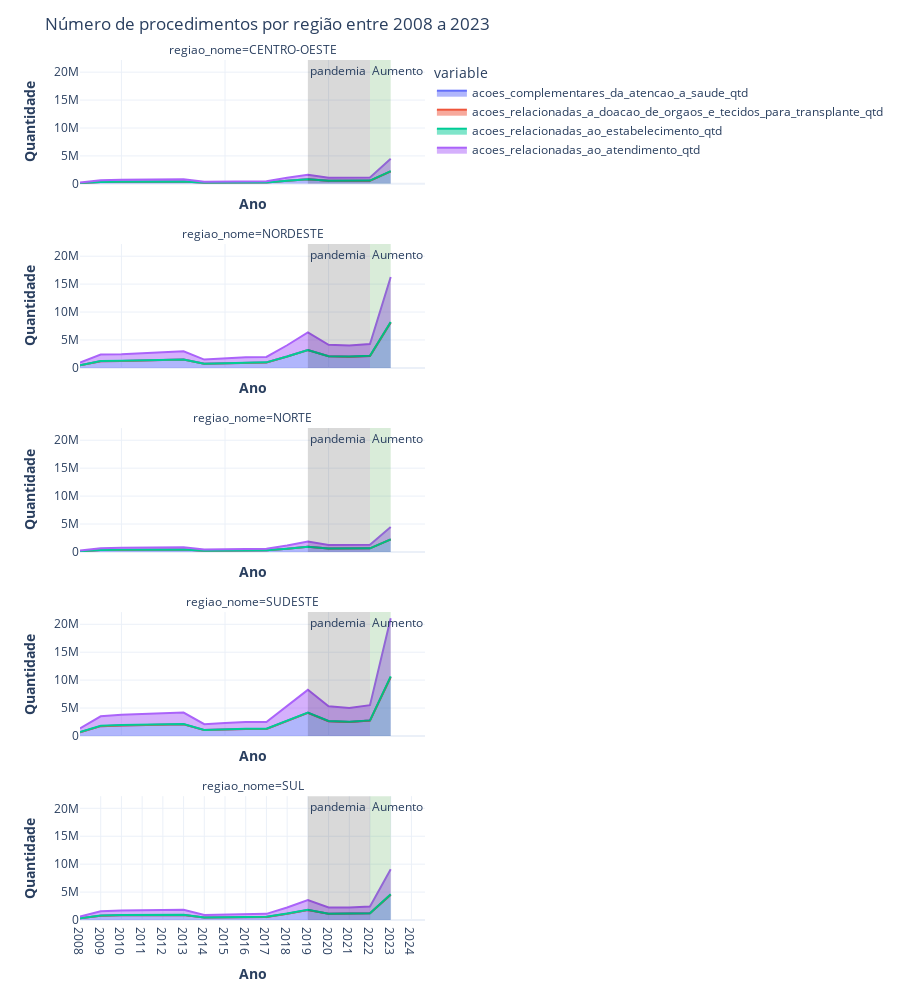

The cell this chart's notebook holds for it:
### Code cell
padrao_cirurgia_qtd = r'regiao_nome|^cirurgia_.*_qtd$|cirurgia.*_qtd$|bucomaxilofacial_qtd$'
padrao_proced_qtd = r'regiao_nome|^procedimentos_.*_qtd$'
padrao_transplante_qtd = r'regiao_nome|^transplante.*_qtd$|pos_transplante.*_qtd$'
padrao_medicamentos_qtd = r'regiao_nome|medicamentos.*_qtd$|medicamentos_.*_qtd'
padrao_proteses_qtd = r'regiao_nome|proteses_.*_qtd$'
padrao_acoes_saude_qtd = r'regiao_nome|^acoes_.*_qtd$'
padrao_consultas_tratamentos_terapias_qtd = r'regiao_nome|^consultas.*_qtd$|^tratamentos_.*_qtd$|^tratamento_.*_qtd$|terapia.*_qtd$'
padrao_parto_nascimento_qtd = r'regiao_nome$|parto_.*_qtd$'
padrao_coleta_diagnostico_qtd = r'regiao_nome|^coleta.*_qtd$|^diagnostico_.*_qtd$'
padrao_qtd = r'regiao_nome|_qtd$'
fig = px.area(df_datasus_agrupado_ano_regiao.filter(regex=padrao_acoes_saude_qtd),
              facet_col_wrap=1,
              color='variable',
              height=1000,
              facet_col="regiao_nome")

fig.add_vrect(x0=2022, x1=2023, col=1, annotation_text="Aumento", annotation_position="top left",
              fillcolor="green", opacity=0.15, line_width=0)

fig.add_vrect(x0=2019, x1=2022, col=1, annotation_text="pandemia", annotation_position="top left",
              fillcolor="black", opacity=0.15, line_width=0)


fig.update_yaxes(title_text='<b>Quantidade')
fig.update_xaxes(title_text='<b>Ano')
fig.update_layout(template='plotly_white', title='Número de procedimentos por região entre 2008 a 2023', xaxis = dict(
        tickmode = 'linear',
        tick0 = 2008,
        dtick = 1
    ))
fig.show()

### Figure 1 — Plotly figure (JSON) as saved in the notebook; plotly's stock layout.template omitted (floating-point values rounded to 4 significant figures)
{"data": [{"fillpattern": {"shape": ""}, "hovertemplate": "variable=acoes_complementares_da_atencao_a_saude_qtd<br>regiao_nome=CENTRO-OESTE<br>ano=%{x}<br>value=%{y}<extra></extra>", "legendgroup": "acoes_complementares_da_atencao_a_saude_qtd", "line": {"color": "#636efa"}, "marker": {"symbol": "circle"}, "mode": "lines", "name": "acoes_complementares_da_atencao_a_saude_qtd", "orientation": "v", "showlegend": true, "stackgroup": "1", "x": [2008, 2009, 2010, 2011, 2012, 2013, 2014, 2015, 2016, 2017, 2018, 2019, 2020, 2021, 2022, 2023], "xaxis": "x5", "y": [118221, 318121, 360769, 368118, 384591, 415591, 196577, 211124, 260677, 239217, 535035, 821661, 544356, 532644, 573013, 2240684], "yaxis": "y5", "type": "scatter"}, {"fillpattern": {"shape": ""}, "hovertemplate": "variable=acoes_complementares_da_atencao_a_saude_qtd<br>regiao_nome=NORDESTE<br>ano=%{x}<br>value=%{y}<extra></extra>", "legendgroup": "acoes_complementares_da_atencao_a_saude_qtd", "line": {"color": "#636efa"}, "marker": {"symbol": "circle"}, "mode": "lines", "name": "acoes_complementares_da_atencao_a_saude_qtd", "orientation": "v", "showlegend": false, "stackgroup": "1", "x": [2008, 2009, 2010, 2011, 2012, 2013, 2014, 2015, 2016, 2017, 2018, 2019, 2020, 2021, 2022, 2023], "xaxis": "x4", "y": [474094, 1196743, 1230105, 1314388, 1343225, 1479978, 741948, 842067, 954945, 980107, 2025998, 3183472, 2069699, 2001898, 2140707, 8141240], "yaxis": "y4", "type": "scatter"}, {"fillpattern": {"shape": ""}, "hovertemplate": "variable=acoes_complementares_da_atencao_a_saude_qtd<br>regiao_nome=NORTE<br>ano=%{x}<br>value=%{y}<extra></extra>", "legendgroup": "acoes_complementares_da_atencao_a_saude_qtd", "line": {"color": "#636efa"}, "marker": {"symbol": "circle"}, "mode": "lines", "name": "acoes_complementares_da_atencao_a_saude_qtd", "orientation": "v", "showlegend": false, "stackgroup": "1", "x": [2008, 2009, 2010, 2011, 2012, 2013, 2014, 2015, 2016, 2017, 2018, 2019, 2020, 2021, 2022, 2023], "xaxis": "x3", "y": [118953, 331454, 363172, 384001, 386282, 417083, 213017, 247272, 271399, 290462, 571297, 935480, 629781, 602654, 636901, 2238466], "yaxis": "y3", "type": "scatter"}, {"fillpattern": {"shape": ""}, "hovertemplate": "variable=acoes_complementares_da_atencao_a_saude_qtd<br>regiao_nome=SUDESTE<br>ano=%{x}<br>value=%{y}<extra></extra>", "legendgroup": "acoes_complementares_da_atencao_a_saude_qtd", "line": {"color": "#636efa"}, "marker": {"symbol": "circle"}, "mode": "lines", "name": "acoes_complementares_da_atencao_a_saude_qtd", "orientation": "v", "showlegend": false, "stackgroup": "1", "x": [2008, 2009, 2010, 2011, 2012, 2013, 2014, 2015, 2016, 2017, 2018, 2019, 2020, 2021, 2022, 2023], "xaxis": "x2", "y": [676294, 1757785, 1891664, 1989080, 2025386, 2095566, 1049416, 1166512, 1248827, 1254662, 2691438, 4127520, 2650173, 2501083, 2750707, 10529188], "yaxis": "y2", "type": "scatter"}, {"fillpattern": {"shape": ""}, "hovertemplate": "variable=acoes_complementares_da_atencao_a_saude_qtd<br>regiao_nome=SUL<br>ano=%{x}<br>value=%{y}<extra></extra>", "legendgroup": "acoes_complementares_da_atencao_a_saude_qtd", "line": {"color": "#636efa"}, "marker": {"symbol": "circle"}, "mode": "lines", "name": "acoes_complementares_da_atencao_a_saude_qtd", "orientation": "v", "showlegend": false, "stackgroup": "1", "x": [2008, 2009, 2010, 2011, 2012, 2013, 2014, 2015, 2016, 2017, 2018, 2019, 2020, 2021, 2022, 2023], "xaxis": "x", "y": [311434, 777751, 849909, 855801, 890336, 907902, 452453, 491117, 549136, 549046, 1120649, 1786455, 1120402, 1116959, 1208509, 4536248], "yaxis": "y", "type": "scatter"}, {"fillpattern": {"shape": ""}, "hovertemplate": "variable=acoes_relacionadas_a_doacao_de_orgaos_e_tecidos_para_transplante_qtd<br>regiao_nome=CENTRO-OESTE<br>ano=%{x}<br>value=%{y}<extra></extra>", "legendgroup": "acoes_relacionadas_a_doacao_de_orgaos_e_tecidos_para_transplante_qtd", "line": {"color": "#EF553B"}, "marker": {"symbol": "circle"}, "mode": "lines", "name": "acoes_relacionadas_a_doacao_de_orgaos_e_tecidos_para_transplante_qtd", "orientation": "v", "showlegend": true, "stackgroup": "1", "x": [2008, 2009, 2010, 2011, 2012, 2013, 2014, 2015, 2016, 2017, 2018, 2019, 2020, 2021, 2022, 2023], "xaxis": "x5", "y": [133, 108, 49, 79, 143, 124, 27, 69, 52, 47, 225, 412, 243, 209, 306, 824], "yaxis": "y5", "type": "scatter"}, {"fillpattern": {"shape": ""}, "hovertemplate": "variable=acoes_relacionadas_a_doacao_de_orgaos_e_tecidos_para_transplante_qtd<br>regiao_nome=NORDESTE<br>ano=%{x}<br>value=%{y}<extra></extra>", "legendgroup": "acoes_relacionadas_a_doacao_de_orgaos_e_tecidos_para_transplante_qtd", "line": {"color": "#EF553B"}, "marker": {"symbol": "circle"}, "mode": "lines", "name": "acoes_relacionadas_a_doacao_de_orgaos_e_tecidos_para_transplante_qtd", "orientation": "v", "showlegend": false, "stackgroup": "1", "x": [2008, 2009, 2010, 2011, 2012, 2013, 2014, 2015, 2016, 2017, 2018, 2019, 2020, 2021, 2022, 2023], "xaxis": "x4", "y": [99, 272, 345, 397, 541, 667, 248, 318, 403, 442, 790, 1319, 805, 543, 989, 3793], "yaxis": "y4", "type": "scatter"}, {"fillpattern": {"shape": ""}, "hovertemplate": "variable=acoes_relacionadas_a_doacao_de_orgaos_e_tecidos_para_transplante_qtd<br>regiao_nome=NORTE<br>ano=%{x}<br>value=%{y}<extra></extra>", "legendgroup": "acoes_relacionadas_a_doacao_de_orgaos_e_tecidos_para_transplante_qtd", "line": {"color": "#EF553B"}, "marker": {"symbol": "circle"}, "mode": "lines", "name": "acoes_relacionadas_a_doacao_de_orgaos_e_tecidos_para_transplante_qtd", "orientation": "v", "showlegend": false, "stackgroup": "1", "x": [2008, 2009, 2010, 2011, 2012, 2013, 2014, 2015, 2016, 2017, 2018, 2019, 2020, 2021, 2022, 2023], "xaxis": "x3", "y": [1, 19, 11, 8, 32, 30, 24, 19, 83, 19, 109, 181, 222, 92, 188, 520], "yaxis": "y3", "type": "scatter"}, {"fillpattern": {"shape": ""}, "hovertemplate": "variable=acoes_relacionadas_a_doacao_de_orgaos_e_tecidos_para_transplante_qtd<br>regiao_nome=SUDESTE<br>ano=%{x}<br>value=%{y}<extra></extra>", "legendgroup": "acoes_relacionadas_a_doacao_de_orgaos_e_tecidos_para_transplante_qtd", "line": {"color": "#EF553B"}, "marker": {"symbol": "circle"}, "mode": "lines", "name": "acoes_relacionadas_a_doacao_de_orgaos_e_tecidos_para_transplante_qtd", "orientation": "v", "showlegend": false, "stackgroup": "1", "x": [2008, 2009, 2010, 2011, 2012, 2013, 2014, 2015, 2016, 2017, 2018, 2019, 2020, 2021, 2022, 2023], "xaxis": "x2", "y": [942, 1594, 1781, 1754, 1634, 1808, 807, 1032, 1058, 1127, 2315, 4007, 2584, 2043, 2397, 8782], "yaxis": "y2", "type": "scatter"}, {"fillpattern": {"shape": ""}, "hovertemplate": "variable=acoes_relacionadas_a_doacao_de_orgaos_e_tecidos_para_transplante_qtd<br>regiao_nome=SUL<br>ano=%{x}<br>value=%{y}<extra></extra>", "legendgroup": "acoes_relacionadas_a_doacao_de_orgaos_e_tecidos_para_transplante_qtd", "line": {"color": "#EF553B"}, "marker": {"symbol": "circle"}, "mode": "lines", "name": "acoes_relacionadas_a_doacao_de_orgaos_e_tecidos_para_transplante_qtd", "orientation": "v", "showlegend": false, "stackgroup": "1", "x": [2008, 2009, 2010, 2011, 2012, 2013, 2014, 2015, 2016, 2017, 2018, 2019, 2020, 2021, 2022, 2023], "xaxis": "x", "y": [390, 736, 781, 982, 1092, 1352, 485, 438, 791, 851, 1705, 2461, 1847, 1095, 1367, 5636], "yaxis": "y", "type": "scatter"}, {"fillpattern": {"shape": ""}, "hovertemplate": "variable=acoes_relacionadas_ao_estabelecimento_qtd<br>regiao_nome=CENTRO-OESTE<br>ano=%{x}<br>value=%{y}<extra></extra>", "legendgroup": "acoes_relacionadas_ao_estabelecimento_qtd", "line": {"color": "#00cc96"}, "marker": {"symbol": "circle"}, "mode": "lines", "name": "acoes_relacionadas_ao_estabelecimento_qtd", "orientation": "v", "showlegend": true, "stackgroup": "1", "x": [2008, 2009, 2010, 2011, 2012, 2013, 2014, 2015, 2016, 2017, 2018, 2019, 2020, 2021, 2022, 2023], "xaxis": "x5", "y": [5508, 11874, 11627, 11608, 10065, 9925, 3949, 4318, 4053, 4689, 8808, 8857, 6435, 6034, 6923, 25484], "yaxis": "y5", "type": "scatter"}, {"fillpattern": {"shape": ""}, "hovertemplate": "variable=acoes_relacionadas_ao_estabelecimento_qtd<br>regiao_nome=NORDESTE<br>ano=%{x}<br>value=%{y}<extra></extra>", "legendgroup": "acoes_relacionadas_ao_estabelecimento_qtd", "line": {"color": "#00cc96"}, "marker": {"symbol": "circle"}, "mode": "lines", "name": "acoes_relacionadas_ao_estabelecimento_qtd", "orientation": "v", "showlegend": false, "stackgroup": "1", "x": [2008, 2009, 2010, 2011, 2012, 2013, 2014, 2015, 2016, 2017, 2018, 2019, 2020, 2021, 2022, 2023], "xaxis": "x4", "y": [14411, 28955, 30692, 30397, 28363, 23021, 7262, 6437, 7708, 8002, 18346, 18693, 11195, 13131, 12563, 57939], "yaxis": "y4", "type": "scatter"}, {"fillpattern": {"shape": ""}, "hovertemplate": "variable=acoes_relacionadas_ao_estabelecimento_qtd<br>regiao_nome=NORTE<br>ano=%{x}<br>value=%{y}<extra></extra>", "legendgroup": "acoes_relacionadas_ao_estabelecimento_qtd", "line": {"color": "#00cc96"}, "marker": {"symbol": "circle"}, "mode": "lines", "name": "acoes_relacionadas_ao_estabelecimento_qtd", "orientation": "v", "showlegend": false, "stackgroup": "1", "x": [2008, 2009, 2010, 2011, 2012, 2013, 2014, 2015, 2016, 2017, 2018, 2019, 2020, 2021, 2022, 2023], "xaxis": "x3", "y": [4773, 13032, 11855, 11818, 10510, 9557, 3465, 3140, 2555, 3032, 5572, 6315, 3892, 3303, 3095, 12603], "yaxis": "y3", "type": "scatter"}, {"fillpattern": {"shape": ""}, "hovertemplate": "variable=acoes_relacionadas_ao_estabelecimento_qtd<br>regiao_nome=SUDESTE<br>ano=%{x}<br>value=%{y}<extra></extra>", "legendgroup": "acoes_relacionadas_ao_estabelecimento_qtd", "line": {"color": "#00cc96"}, "marker": {"symbol": "circle"}, "mode": "lines", "name": "acoes_relacionadas_ao_estabelecimento_qtd", "orientation": "v", "showlegend": false, "stackgroup": "1", "x": [2008, 2009, 2010, 2011, 2012, 2013, 2014, 2015, 2016, 2017, 2018, 2019, 2020, 2021, 2022, 2023], "xaxis": "x2", "y": [28983, 51998, 55512, 56514, 53449, 57429, 24874, 27720, 26072, 30977, 63496, 63804, 40912, 30757, 31988, 134724], "yaxis": "y2", "type": "scatter"}, {"fillpattern": {"shape": ""}, "hovertemplate": "variable=acoes_relacionadas_ao_estabelecimento_qtd<br>regiao_nome=SUL<br>ano=%{x}<br>value=%{y}<extra></extra>", "legendgroup": "acoes_relacionadas_ao_estabelecimento_qtd", "line": {"color": "#00cc96"}, "marker": {"symbol": "circle"}, "mode": "lines", "name": "acoes_relacionadas_ao_estabelecimento_qtd", "orientation": "v", "showlegend": false, "stackgroup": "1", "x": [2008, 2009, 2010, 2011, 2012, 2013, 2014, 2015, 2016, 2017, 2018, 2019, 2020, 2021, 2022, 2023], "xaxis": "x", "y": [12469, 24305, 24336, 26044, 25991, 26919, 12390, 12549, 12863, 14068, 29961, 23899, 14273, 12403, 13439, 51825], "yaxis": "y", "type": "scatter"}, {"fillpattern": {"shape": ""}, "hovertemplate": "variable=acoes_relacionadas_ao_atendimento_qtd<br>regiao_nome=CENTRO-OESTE<br>ano=%{x}<br>value=%{y}<extra></extra>", "legendgroup": "acoes_relacionadas_ao_atendimento_qtd", "line": {"color": "#ab63fa"}, "marker": {"symbol": "circle"}, "mode": "lines", "name": "acoes_relacionadas_ao_atendimento_qtd", "orientation": "v", "showlegend": true, "stackgroup": "1", "x": [2008, 2009, 2010, 2011, 2012, 2013, 2014, 2015, 2016, 2017, 2018, 2019, 2020, 2021, 2022, 2023], "xaxis": "x5", "y": [112713, 306247, 349142, 356510, 374526, 405666, 192628, 206806, 256624, 234528, 526227, 812804, 537921, 526610, 566090, 2215200], "yaxis": "y5", "type": "scatter"}, {"fillpattern": {"shape": ""}, "hovertemplate": "variable=acoes_relacionadas_ao_atendimento_qtd<br>regiao_nome=NORDESTE<br>ano=%{x}<br>value=%{y}<extra></extra>", "legendgroup": "acoes_relacionadas_ao_atendimento_qtd", "line": {"color": "#ab63fa"}, "marker": {"symbol": "circle"}, "mode": "lines", "name": "acoes_relacionadas_ao_atendimento_qtd", "orientation": "v", "showlegend": false, "stackgroup": "1", "x": [2008, 2009, 2010, 2011, 2012, 2013, 2014, 2015, 2016, 2017, 2018, 2019, 2020, 2021, 2022, 2023], "xaxis": "x4", "y": [459683, 1167788, 1199413, 1283991, 1314862, 1456957, 734686, 835630, 947237, 972105, 2007652, 3164779, 2058504, 1988767, 2128144, 8083301], "yaxis": "y4", "type": "scatter"}, {"fillpattern": {"shape": ""}, "hovertemplate": "variable=acoes_relacionadas_ao_atendimento_qtd<br>regiao_nome=NORTE<br>ano=%{x}<br>value=%{y}<extra></extra>", "legendgroup": "acoes_relacionadas_ao_atendimento_qtd", "line": {"color": "#ab63fa"}, "marker": {"symbol": "circle"}, "mode": "lines", "name": "acoes_relacionadas_ao_atendimento_qtd", "orientation": "v", "showlegend": false, "stackgroup": "1", "x": [2008, 2009, 2010, 2011, 2012, 2013, 2014, 2015, 2016, 2017, 2018, 2019, 2020, 2021, 2022, 2023], "xaxis": "x3", "y": [114180, 318422, 351317, 372183, 375772, 407526, 209552, 244132, 268844, 287430, 565725, 929165, 625889, 599351, 633806, 2225863], "yaxis": "y3", "type": "scatter"}, {"fillpattern": {"shape": ""}, "hovertemplate": "variable=acoes_relacionadas_ao_atendimento_qtd<br>regiao_nome=SUDESTE<br>ano=%{x}<br>value=%{y}<extra></extra>", "legendgroup": "acoes_relacionadas_ao_atendimento_qtd", "line": {"color": "#ab63fa"}, "marker": {"symbol": "circle"}, "mode": "lines", "name": "acoes_relacionadas_ao_atendimento_qtd", "orientation": "v", "showlegend": false, "stackgroup": "1", "x": [2008, 2009, 2010, 2011, 2012, 2013, 2014, 2015, 2016, 2017, 2018, 2019, 2020, 2021, 2022, 2023], "xaxis": "x2", "y": [647311, 1705787, 1836152, 1932566, 1971937, 2038137, 1024542, 1138792, 1222755, 1223685, 2627942, 4063716, 2609261, 2470326, 2718719, 10394464], "yaxis": "y2", "type": "scatter"}, {"fillpattern": {"shape": ""}, "hovertemplate": "variable=acoes_relacionadas_ao_atendimento_qtd<br>regiao_nome=SUL<br>ano=%{x}<br>value=%{y}<extra></extra>", "legendgroup": "acoes_relacionadas_ao_atendimento_qtd", "line": {"color": "#ab63fa"}, "marker": {"symbol": "circle"}, "mode": "lines", "name": "acoes_relacionadas_ao_atendimento_qtd", "orientation": "v", "showlegend": false, "stackgroup": "1", "x": [2008, 2009, 2010, 2011, 2012, 2013, 2014, 2015, 2016, 2017, 2018, 2019, 2020, 2021, 2022, 2023], "xaxis": "x", "y": [298965, 753446, 825573, 829757, 864345, 880983, 440063, 478568, 536273, 534978, 1090688, 1762556, 1106129, 1104556, 1195070, 4484423], "yaxis": "y", "type": "scatter"}], "layout": {"xaxis": {"anchor": "y", "domain": [0.0, 1.0], "title": {"text": "<b>Ano"}, "tickmode": "linear", "tick0": 2008, "dtick": 1}, "yaxis": {"anchor": "x", "domain": [0.0, 0.144], "title": {"text": "<b>Quantidade"}}, "xaxis2": {"anchor": "y2", "domain": [0.0, 1.0], "matches": "x", "showticklabels": false, "title": {"text": "<b>Ano"}}, "yaxis2": {"anchor": "x2", "domain": [0.214, 0.358], "matches": "y", "title": {"text": "<b>Quantidade"}}, "xaxis3": {"anchor": "y3", "domain": [0.0, 1.0], "matches": "x", "showticklabels": false, "title": {"text": "<b>Ano"}}, "yaxis3": {"anchor": "x3", "domain": [0.428, 0.572], "matches": "y", "title": {"text": "<b>Quantidade"}}, "xaxis4": {"anchor": "y4", "domain": [0.0, 1.0], "matches": "x", "showticklabels": false, "title": {"text": "<b>Ano"}}, "yaxis4": {"anchor": "x4", "domain": [0.642, 0.786], "matches": "y", "title": {"text": "<b>Quantidade"}}, "xaxis5": {"anchor": "y5", "domain": [0.0, 1.0], "matches": "x", "showticklabels": false, "title": {"text": "<b>Ano"}}, "yaxis5": {"anchor": "x5", "domain": [0.856, 1.0], "matches": "y", "title": {"text": "<b>Quantidade"}}, "annotations": [{"showarrow": false, "text": "regiao_nome=SUL", "x": 0.5, "xanchor": "center", "xref": "paper", "y": 0.144, "yanchor": "bottom", "yref": "paper"}, {"showarrow": false, "text": "regiao_nome=SUDESTE", "x": 0.5, "xanchor": "center", "xref": "paper", "y": 0.358, "yanchor": "bottom", "yref": "paper"}, {"showarrow": false, "text": "regiao_nome=NORTE", "x": 0.5, "xanchor": "center", "xref": "paper", "y": 0.572, "yanchor": "bottom", "yref": "paper"}, {"showarrow": false, "text": "regiao_nome=NORDESTE", "x": 0.5, "xanchor": "center", "xref": "paper", "y": 0.786, "yanchor": "bottom", "yref": "paper"}, {"showarrow": false, "text": "regiao_nome=CENTRO-OESTE", "x": 0.5, "xanchor": "center", "xref": "paper", "y": 1.0, "yanchor": "bottom", "yref": "paper"}, {"showarrow": false, "text": "Aumento", "x": 2022, "xanchor": "left", "xref": "x", "y": 1, "yanchor": "top", "yref": "y domain"}, {"showarrow": false, "text": "Aumento", "x": 2022, "xanchor": "left", "xref": "x2", "y": 1, "yanchor": "top", "yref": "y2 domain"}, {"showarrow": false, "text": "Aumento", "x": 2022, "xanchor": "left", "xref": "x3", "y": 1, "yanchor": "top", "yref": "y3 domain"}, {"showarrow": false, "text": "Aumento", "x": 2022, "xanchor": "left", "xref": "x4", "y": 1, "yanchor": "top", "yref": "y4 domain"}, {"showarrow": false, "text": "Aumento", "x": 2022, "xanchor": "left", "xref": "x5", "y": 1, "yanchor": "top", "yref": "y5 domain"}, {"showarrow": false, "text": "pandemia", "x": 2019, "xanchor": "left", "xref": "x", "y": 1, "yanchor": "top", "yref": "y domain"}, {"showarrow": false, "text": "pandemia", "x": 2019, "xanchor": "left", "xref": "x2", "y": 1, "yanchor": "top", "yref": "y2 domain"}, {"showarrow": false, "text": "pandemia", "x": 2019, "xanchor": "left", "xref": "x3", "y": 1, "yanchor": "top", "yref": "y3 domain"}, {"showarrow": false, "text": "pandemia", "x": 2019, "xanchor": "left", "xref": "x4", "y": 1, "yanchor": "top", "yref": "y4 domain"}, {"showarrow": false, "text": "pandemia", "x": 2019, "xanchor": "left", "xref": "x5", "y": 1, "yanchor": "top", "yref": "y5 domain"}], "legend": {"title": {"text": "variable"}, "tracegroupgap": 0}, "margin": {"t": 60}, "height": 1000, "shapes": [{"fillcolor": "green", "line": {"width": 0}, "opacity": 0.15, "type": "rect", "x0": 2022, "x1": 2023, "xref": "x", "y0": 0, "y1": 1, "yref": "y domain"}, {"fillcolor": "green", "line": {"width": 0}, "opacity": 0.15, "type": "rect", "x0": 2022, "x1": 2023, "xref": "x2", "y0": 0, "y1": 1, "yref": "y2 domain"}, {"fillcolor": "green", "line": {"width": 0}, "opacity": 0.15, "type": "rect", "x0": 2022, "x1": 2023, "xref": "x3", "y0": 0, "y1": 1, "yref": "y3 domain"}, {"fillcolor": "green", "line": {"width": 0}, "opacity": 0.15, "type": "rect", "x0": 2022, "x1": 2023, "xref": "x4", "y0": 0, "y1": 1, "yref": "y4 domain"}, {"fillcolor": "green", "line": {"width": 0}, "opacity": 0.15, "type": "rect", "x0": 2022, "x1": 2023, "xref": "x5", "y0": 0, "y1": 1, "yref": "y5 domain"}, {"fillcolor": "black", "line": {"width": 0}, "opacity": 0.15, "type": "rect", "x0": 2019, "x1": 2022, "xref": "x", "y0": 0, "y1": 1, "yref": "y domain"}, {"fillcolor": "black", "line": {"width": 0}, "opacity": 0.15, "type": "rect", "x0": 2019, "x1": 2022, "xref": "x2", "y0": 0, "y1": 1, "yref": "y2 domain"}, {"fillcolor": "black", "line": {"width": 0}, "opacity": 0.15, "type": "rect", "x0": 2019, "x1": 2022, "xref": "x3", "y0": 0, "y1": 1, "yref": "y3 domain"}, {"fillcolor": "black", "line": {"width": 0}, "opacity": 0.15, "type": "rect", "x0": 2019, "x1": 2022, "xref": "x4", "y0": 0, "y1": 1, "yref": "y4 domain"}, {"fillcolor": "black", "line": {"width": 0}, "opacity": 0.15, "type": "rect", "x0": 2019, "x1": 2022, "xref": "x5", "y0": 0, "y1": 1, "yref": "y5 domain"}], "title": {"text": "Número de procedimentos por região entre 2008 a 2023"}}}
